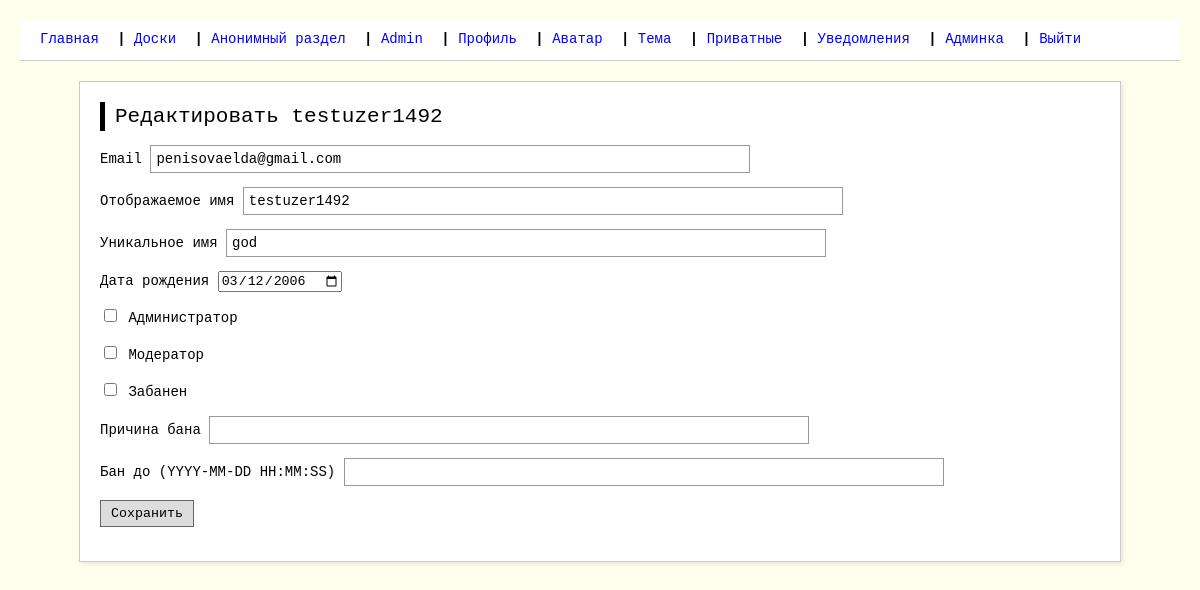
The app's page /admin/users/edit/2 (signed in) with its own data.
### models.py (models this page shows, shortened)
class User(UserMixin, db.Model):
    id = db.Column(db.Integer, primary_key=True)
    email = db.Column(db.String(120), unique=True, nullable=False)
    unique_username = db.Column(db.String(80), unique=True, nullable=False)
    display_name = db.Column(db.String(80), nullable=False)
    password_hash = db.Column(db.String(128), nullable=False)
    date_of_birth = db.Column(db.Date, nullable=False)
    is_admin = db.Column(db.Boolean, default=False)
    is_moderator = db.Column(db.Boolean, default=False)
    is_banned = db.Column(db.Boolean, default=False)
    ban_reason = db.Column(db.String(200), nullable=True)
    banned_until = db.Column(db.DateTime, nullable=True)
    menu_texts = db.Column(db.JSON, default=dict)
    bio = db.Column(db.Text, default='')
    language = db.Column(db.String(10), default='ru')
    timezone = db.Column(db.String(50), default='UTC')
    avatar_filename = db.Column(db.String(200), nullable=True)
    avatar_html = db.Column(db.Text, default='<div class="avatar">[Аватар]</div>')
    avatar_css = db.Column(db.Text, default='.avatar { color: #666; font-weight: bold; }')
    theme_html = db.Column(db.Text, default='')
    theme_css = db.Column(db.Text, default='')
    profile_html = db.Column(db.Text, default='<h1>Мой профиль</h1><p>Тут можно написать что-то.</p>')
    profile_css = db.Column(db.Text, default='body { background: #f0f0f0; }')
    two_factor_enabled = db.Column(db.Boolean, default=True)
    created_at = db.Column(db.DateTime, default=lambda: datetime.now(timezone.utc))

### admin.py (the view)
    def wrapper(*args, **kwargs):
        if not current_user.is_authenticated or not current_user.is_admin:
            abort(403)
        return func(*args, **kwargs)

### forms.py
class UserEditForm(FlaskForm):
    email = StringField('Email', validators=[DataRequired(), Email()])
    display_name = StringField('Отображаемое имя', validators=[DataRequired(), Length(min=3, max=80)])
    unique_username = StringField('Уникальное имя', validators=[DataRequired(), Length(min=3, max=80)])
    date_of_birth = DateField('Дата рождения', format='%Y-%m-%d', validators=[DataRequired()])
    is_admin = BooleanField('Администратор')
    is_moderator = BooleanField('Модератор')
    is_banned = BooleanField('Забанен')
    ban_reason = StringField('Причина бана')
    banned_until = StringField('Бан до (YYYY-MM-DD HH:MM:SS)')

### admin.py (called while the page is built, shortened)
def admin_required(func):
    def wrapper(*args, **kwargs):
        if not current_user.is_authenticated or not current_user.is_admin:
            abort(403)
        return func(*args, **kwargs)
    wrapper.__name__ = func.__name__
    return wrapper

@admin_bp.route('/users/edit/<int:user_id>', methods=['GET', 'POST'])
@login_required
@admin_required
def edit_user(user_id):
    user = User.query.get_or_404(user_id)
    form = UserEditForm()
    form.email.data = user.email
    form.display_name.data = user.display_name
    form.unique_username.data = user.unique_username
    form.date_of_birth.data = user.date_of_birth
    form.is_admin.data = user.is_admin
    form.is_moderator.data = user.is_moderator
    form.is_banned.data = user.is_banned
    form.ban_reason.data = user.ban_reason
    form.banned_until.data = user.banned_until.strftime('%Y-%m-%d %H:%M:%S') if user.banned_until else ''
    return render_template('admin/edit_user.html', form=form, user=user)

### app.py (called while the page is built, shortened)
@login_manager.user_loader
def load_user(user_id):
    return db.session.get(User, int(user_id))

@app.after_request
def security_headers(response):
    response.headers["Content-Security-Policy"] = (
        "default-src 'self'; "
        "img-src 'self' data: https:; "
        "style-src 'self' 'unsafe-inline'; "
        "script-src 'self';"
    )
    response.headers["X-Frame-Options"] = "SAMEORIGIN"
    response.headers["X-Content-Type-Options"] = "nosniff"
    response.headers["Referrer-Policy"] = "strict-origin-when-cross-origin"
    return response

@app.before_request
def apply_temporary_theme():
    if current_user.is_authenticated:
        temp = session.get('temp_theme')

### templates/admin/edit_user.html (shortened to what this page needs)
{% extends "base.html" %}
{% block content %}
<h1>Редактировать {{ user.display_name }}</h1>
<form method="post">
    <p>{{ form.email.label }} {{ form.email(size=40) }}</p>
    <p>{{ form.display_name.label }} {{ form.display_name(size=40) }}</p>
    <p>{{ form.unique_username.label }} {{ form.unique_username(size=40) }}</p>
    <p>{{ form.date_of_birth.label }} {{ form.date_of_birth() }}</p>
    <p>{{ form.is_admin() }} {{ form.is_admin.label }}</p>
    <p>{{ form.is_moderator() }} {{ form.is_moderator.label }}</p>
    <p>{{ form.is_banned() }} {{ form.is_banned.label }}</p>
    <p>{{ form.ban_reason.label }} {{ form.ban_reason(size=40) }}</p>
    <p>{{ form.banned_until.label }} {{ form.banned_until(size=40) }}</p>
    <p><input type="submit" value="Сохранить"></p>
</form>
{% endblock %}

### templates/base.html (shortened to what this page needs)
<!DOCTYPE html>
<html>
<head>
    <link rel="stylesheet" href="{{ url_for('static', filename='style.css') }}">
</head>
<body>
    <div id="forum-header" class="header">
        <a href="{{ url_for('index') }}">{{ get_menu_text('index', 'Главная') }}</a> |
        <a href="{{ url_for('boards') }}">{{ get_menu_text('boards', 'Доски') }}</a> |
        <a href="{{ url_for('anon_board') }}">{{ get_menu_text('anon_board', 'Анонимный раздел') }}</a> |
        {% if current_user.is_authenticated %}
            <a href="{{ url_for('profile', user_id=current_user.id) }}">
                {{ get_menu_text('profile', current_user.display_name) }}
            </a> |
            <a href="{{ url_for('settings_profile') }}">{{ get_menu_text('settings_profile', 'Профиль') }}</a> |
            <a href="{{ url_for('settings_avatar') }}">{{ get_menu_text('settings_avatar', 'Аватар') }}</a> |
            <a href="{{ url_for('settings_theme') }}">{{ get_menu_text('settings_theme', 'Тема') }}</a> |
            <a href="{{ url_for('private_threads') }}">{{ get_menu_text('private_threads', 'Приватные') }}</a> |
            <a href="{{ url_for('notifications') }}">{{ get_menu_text('notifications', 'Уведомления') }}</a> |
            {% if current_user.is_admin %}
                <a href="{{ url_for('admin.dashboard') }}">{{ get_menu_text('admin', 'Админка') }}</a> |
            {% endif %}
            <a href="{{ url_for('logout') }}">{{ get_menu_text('logout', 'Выйти') }}</a>
        {% else %}
            <a href="{{ url_for('login') }}">{{ get_menu_text('login', 'Вход') }}</a> |
            <a href="{{ url_for('register') }}">{{ get_menu_text('register', 'Регистрация') }}</a>
        {% endif %}
    </div>
    <div class="content">
        {% block content %}{% endblock %}
    </div>
</body>
</html>

### static/style.css (style rules this page uses)
body { background: #ffe; color: #000; font-family: 'Courier New', monospace; font-size: 14px; line-height: 1.4; margin: 0; padding: 20px; }
a { color: #00f; text-decoration: none; }
.header { border-bottom: 2px solid #000; margin-bottom: 20px; padding-bottom: 10px; font-weight: bold; }
.header a { margin-right: 10px; }
.content { max-width: 1000px; margin: 0 auto; background: #fff; padding: 20px; border: 1px solid #ccc; box-shadow: 2px 2px 5px rgba(0,0,0,0.1); }
h1, h2, h3 { margin-top: 0; font-weight: normal; }
h1 { font-size: 1.5em; border-left: 5px solid #000; padding-left: 10px; }
input[type="text"], input[type="email"], input[type="password"], input[type="number"], textarea, select { background: #fff; border: 1px solid #999; padding: 5px; font-family: monospace; font-size: 14px; width: 100%; max-width: 600px; box-sizing: border-box; }
input[type="submit"], button { background: #ddd; border: 1px solid #666; padding: 5px 10px; font-family: monospace; cursor: pointer; }

### templates/base.html (style rules this page uses)
body #forum-header.header { display: block !important; background: #fff !important; border-bottom: 1px solid #ccc !important; padding: 10px 20px !important; margin-bottom: 20px !important; visibility: visible !important; opacity: 1 !important; }
body #forum-header.header a { color: #00f !important; font-weight: normal !important; margin-right: 10px !important; text-decoration: none !important; }

### records on screen
User: menu_texts "Главная", menu_texts "Доски", menu_texts "Анонимный раздел", display_name+menu_texts "Admin", menu_texts "Профиль", menu_texts "Аватар", menu_texts "Тема", menu_texts "Приватные", menu_texts "Уведомления", menu_texts "Админка", menu_texts "Выйти"
User: display_name "testuzer1492", email "penisovaelda@gmail.com", unique_username "god", date_of_birth "03/12/2006"
